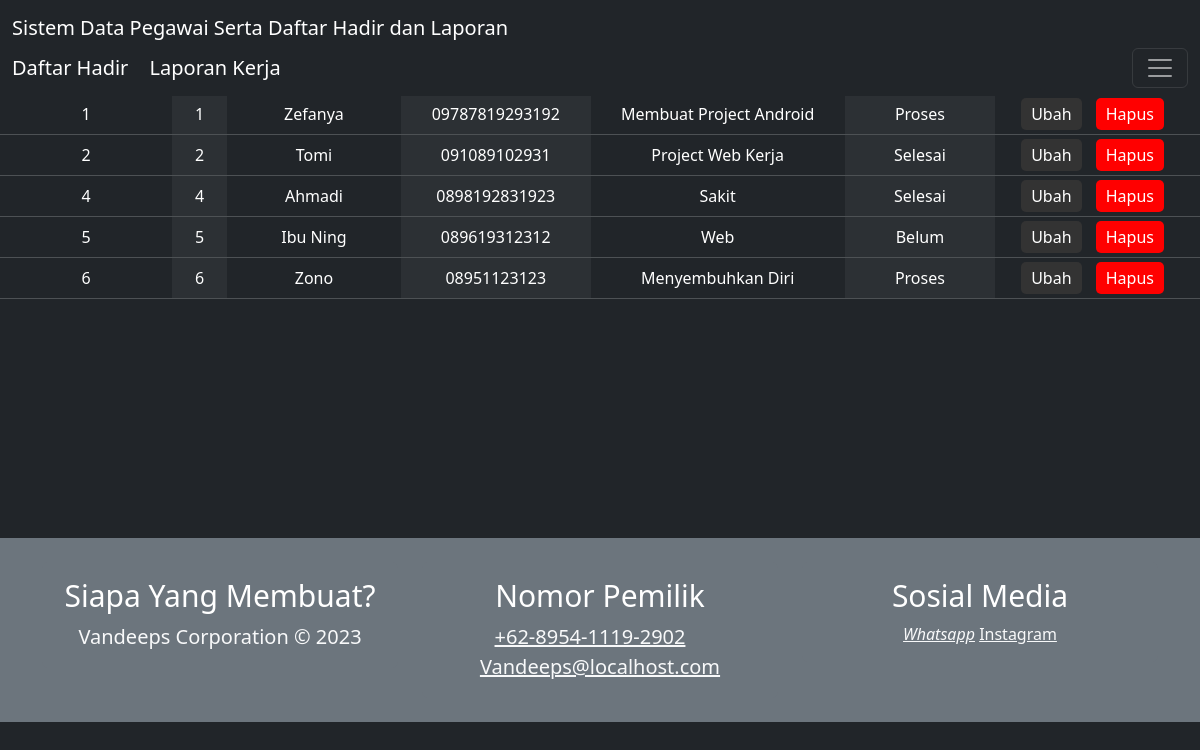
/laporan.php, run on an earlier commit of the app's database.
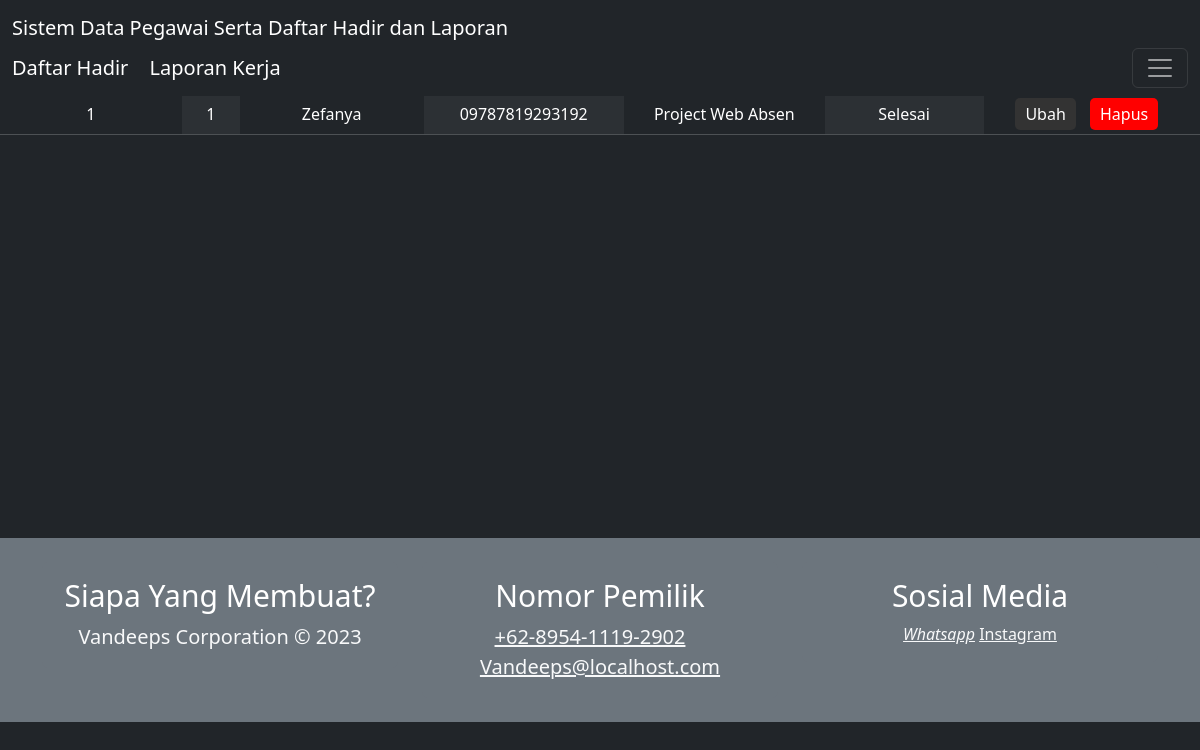
And on a later commit of the database.
### tables this page shows
CREATE TABLE `lap_keg` (
  `Id_lap` int(11) NOT NULL,
  `NIP` varchar(100) NOT NULL,
  `laporan` varchar(100) NOT NULL,
  `ket` enum('Selesai','Proses','Belum') NOT NULL
);

CREATE TABLE `data_karyawan` (
  `NIP` varchar(16) NOT NULL,
  `nama` varchar(100) NOT NULL,
  `alamat` varchar(100) NOT NULL,
  `hp` varchar(16) NOT NULL
);

### laporan.php (the view, shortened to what this page needs)
<!DOCTYPE html>
<html lang="en">
<head>
  <link rel="stylesheet" href="style1.css" />
  <link href="https://cdn.jsdelivr.net/npm/bootstrap@5.3.1/dist/css/bootstrap.min.css" rel="stylesheet">
</head>
<body>
<a class="btn btn-primary" data-bs-toggle="offcanvas" href="#offcanvasExample" role="button" aria-controls="offcanvasExample">
</a>
<nav class="navbar navbar-dark bg-dark fixed-top">
  <div class="container-fluid">
    <a class="navbar-brand" href="index.php">Sistem Data Pegawai Serta Daftar Hadir dan Laporan</a>
    <div>
    <a class="navbar-brand" href="tambahabsen.php"> Daftar Hadir </a>
    <a class="navbar-brand" href="tambahlaporan.php"> Laporan Kerja </a>
    </div>
    <button class="navbar-toggler" type="button" data-bs-toggle="offcanvas" data-bs-target="#offcanvasDarkNavbar" aria-controls="offcanvasDarkNavbar" aria-label="Toggle navigation">
      <span class="navbar-toggler-icon"></span>
    </button>
  </div>
</nav>
      <div>
  <table class="table table-dark table-striped-columns"  align="right" bgcolor="gray">
            <thead bgcolor="gray" align="center">
                  <tr>
                      <th>Nomor Laporan</th>
                      <th>NIP</th>
                      <th>NAMA PEGAWAI</th>
                      <th>NOMOR TELEPON</th>
                      <th>LAPORAN KERJA</th>
                      <th>KETERANGAN</th>
                      <th colspan="2">AKSI</th>
                  </tr>
            </thead>
            <tbody bgcolor="gray" style="text-align: center; width=80% color:white;">
                  <?php
                  include "koneksi.php";
                  $tampil = mysqli_query($koneksi, "SELECT lap_keg.Id_lap, data_karyawan.NIP, data_karyawan.nama,
                  data_karyawan.hp, lap_keg.laporan, lap_keg.ket FROM lap_keg INNER JOIN data_karyawan ON lap_keg.NIP = data_karyawan.NIP");
                  while ($row = mysqli_fetch_array($tampil)) {
                      echo "<tr>
                      <td>" . $row[0] . "</td>
                      <td>" . $row[1] . "</td>
                      <td>" . $row[2] . "</td>
                      <td>" . $row[3] . "</td>
                      <td>" . $row[4] . "</td>
                      <td>" . $row[5] . "</td>
                      <td bgcolor='gray'>
                      <a href='editLaporan.php?Id_lap=" . $row[0] . "' id='butViewEdit'>Ubah</a>
                      <a href='procDeletelaporan.php?Id_lap=" . $row[0] . "' id='butViewDelete'>Hapus</a>
                      </td>
                  </tr>";
                  }
                  ?>
            </tbody>
        </table>
</div>
<footer>
		<div class="jumbotron jumbotron-fluid bg-secondary p-4 mt-5 mb-0">
			<div class="container">
				<div class="row">
					<div class="col-12 col-sm-12 col-md-12 col-lg-4 col-xl-4 cizgi">
						<div class="card bg-secondary border-0">
							<div class="card-body text-light text-center">
								<h5 class="card-title text-white display-4" style="font-size:30px">Siapa Yang Membuat?</h5>
							<p class="d-inline lead">Vandeeps Corporation © 2023<br>
							</p>
							</div>
						</div>
					</div>
					<div class="col-12 col-sm-12 col-md-6 col-lg-4 col-xl-4 cizgi">
						<div class="card bg-secondary border-0">
							<div class="card-body text-center">
								<h5 class="card-title text-white display-4" style="font-size:30px">Nomor Pemilik</h5>
								<a class="text-light d-block lead" style="margin-left: -20px" href="https://wa.me/+62895411192902"><i class="fa fa-phone mr-2"></i>+62-8954-1119-2902</a>
								<a class="text-light d-block lead" href="#"><i class="fa fa-envelope mr-2"></i>Vandeeps@localhost.com</a>
							</div>
						</div>
					</div>
					<div class="col-12 col-sm-12 col-md-6 col-lg-4 col-xl-4">
						<div class="card bg-secondary border-0">
							<div class="card-body text-center">
							<h5 class="card-title text-white display-4" style="font-size:30px">Sosial Media</h5>
									<a class="text-light" href="https://wa.me/+62895411192902"><i class="fa fa-twitter-square fa-fw fa-2x">Whatsapp</i></a>
									<a class="text-light" href="https://instagram.com/evannsss._?igshid=OGQ5ZDc2ODk2ZA=="><i class="fa fa-instagram fa-fw fa-2x"></i>Instagram</a>
							</div>
						</div>
					</div>
				</div>
			</div>
		</div>
	</footer>
</body>
</html>

### style1.css (style rules this page uses)
*, html { margin: 0; padding: 0; }
body { background-color: #555; margin: 0; padding: 0; }
tBody { width: 80%; }
#butViewEdit { color: #fff; background-color:#333; padding: 5px 10px; margin-right: 10px; text-decoration: none; border-radius: 5px; }
#butViewDelete { color: #fff; background-color: red; padding: 5px 10px; margin-right: 10px; text-decoration: none; border-radius: 5px; }

### laporan.php (style rules this page uses)
body { background-image: url('mantap.png'); background-size:cover; background-position: center; background-repeat: repeat; }
.navbar-brand { width: 990px; }
body { background-color: #f0f0f0; }
table { margin-top:15px; }
footer { margin-top: 500px; }

What changed in the data, as far as the page shows it:
removed lap_keg: Id_lap "2", NIP.NIP "2", NIP.nama "Tomi", NIP.hp "091089102931", laporan "Project Web Kerja", ket "Selesai"
removed lap_keg: Id_lap "4", NIP.NIP "4", NIP.nama "Ahmadi", NIP.hp "0898192831923", laporan "Sakit", ket "Selesai"
removed lap_keg: Id_lap "5", NIP.NIP "5", NIP.nama "Ibu Ning", NIP.hp "089619312312", laporan "Web", ket "Belum"
removed lap_keg: Id_lap "6", NIP.NIP "6", NIP.nama "Zono", NIP.hp "08951123123", laporan "Menyembuhkan Diri", ket "Proses"
changed lap_keg "Zefanya": laporan "Membuat Project Android" → "Project Web Absen"; ket "Proses" → "Selesai"
